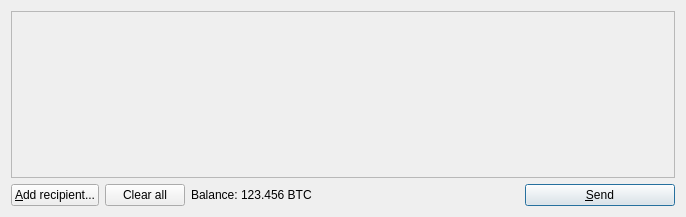
<?xml version="1.0" encoding="UTF-8"?>
<ui version="4.0">
 <class>SendCoinsDialog</class>
 <widget class="QDialog" name="SendCoinsDialog">
  <property name="geometry">
   <rect>
    <x>0</x>
    <y>0</y>
    <width>686</width>
    <height>217</height>
   </rect>
  </property>
  <property name="windowTitle">
   <string>Send Coins</string>
  </property>
  <layout class="QVBoxLayout" name="verticalLayout">
   <item>
    <widget class="QScrollArea" name="scrollArea">
     <property name="widgetResizable">
      <bool>true</bool>
     </property>
     <widget class="QWidget" name="scrollAreaWidgetContents">
      <property name="geometry">
       <rect>
        <x>0</x>
        <y>0</y>
        <width>666</width>
        <height>165</height>
       </rect>
      </property>
      <layout class="QVBoxLayout" name="verticalLayout_2">
       <property name="margin">
        <number>0</number>
       </property>
       <item>
        <layout class="QVBoxLayout" name="entries">
         <property name="spacing">
          <number>6</number>
         </property>
        </layout>
       </item>
       <item>
        <spacer name="verticalSpacer">
         <property name="orientation">
          <enum>Qt::Vertical</enum>
         </property>
         <property name="sizeHint" stdset="0">
          <size>
           <width>20</width>
           <height>40</height>
          </size>
         </property>
        </spacer>
       </item>
      </layout>
     </widget>
    </widget>
   </item>
   <item>
    <layout class="QHBoxLayout" name="horizontalLayout">
     <item>
      <widget class="QPushButton" name="addButton">
       <property name="toolTip">
        <string>Send to multiple recipients at once</string>
       </property>
       <property name="text">
        <string>&amp;Add recipient...</string>
       </property>
       <property name="icon">
        <iconset resource="../paccoin.qrc">
         <normaloff>:/icons/add</normaloff>:/icons/add</iconset>
       </property>
      </widget>
     </item>
     <item>
      <widget class="QPushButton" name="clearButton">
       <property name="sizePolicy">
        <sizepolicy hsizetype="Minimum" vsizetype="Fixed">
         <horstretch>0</horstretch>
         <verstretch>0</verstretch>
        </sizepolicy>
       </property>
       <property name="toolTip">
        <string>Remove all transaction fields</string>
       </property>
       <property name="text">
        <string>Clear all</string>
       </property>
       <property name="icon">
        <iconset resource="../paccoin.qrc">
         <normaloff>:/icons/remove</normaloff>:/icons/remove</iconset>
       </property>
       <property name="autoRepeatDelay">
        <number>300</number>
       </property>
      </widget>
     </item>
     <item>
      <layout class="QHBoxLayout" name="horizontalLayout_2">
       <property name="spacing">
        <number>3</number>
       </property>
       <item>
        <widget class="QLabel" name="label">
         <property name="text">
          <string>Balance:</string>
         </property>
        </widget>
       </item>
       <item>
        <widget class="QLabel" name="labelBalance">
         <property name="text">
          <string>123.456 BTC</string>
         </property>
         <property name="textInteractionFlags">
          <set>Qt::LinksAccessibleByMouse|Qt::TextSelectableByKeyboard|Qt::TextSelectableByMouse</set>
         </property>
        </widget>
       </item>
      </layout>
     </item>
     <item>
      <spacer name="horizontalSpacer">
       <property name="orientation">
        <enum>Qt::Horizontal</enum>
       </property>
       <property name="sizeHint" stdset="0">
        <size>
         <width>40</width>
         <height>20</height>
        </size>
       </property>
      </spacer>
     </item>
     <item>
      <widget class="QPushButton" name="sendButton">
       <property name="minimumSize">
        <size>
         <width>150</width>
         <height>0</height>
        </size>
       </property>
       <property name="toolTip">
        <string>Confirm the send action</string>
       </property>
       <property name="text">
        <string>&amp;Send</string>
       </property>
       <property name="icon">
        <iconset resource="../paccoin.qrc">
         <normaloff>:/icons/send</normaloff>:/icons/send</iconset>
       </property>
       <property name="default">
        <bool>true</bool>
       </property>
      </widget>
     </item>
    </layout>
   </item>
  </layout>
 </widget>
 <resources>
  <include location="../paccoin.qrc"/>
 </resources>
 <connections/>
</ui>
